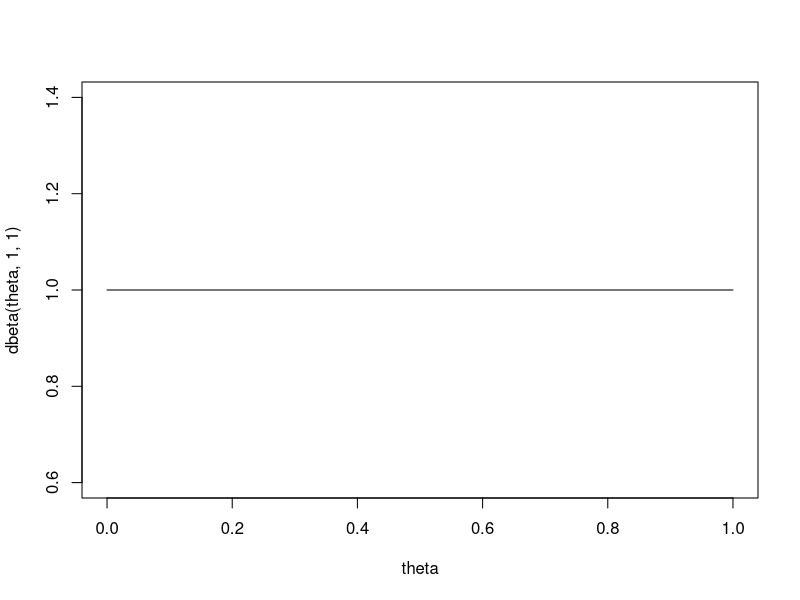
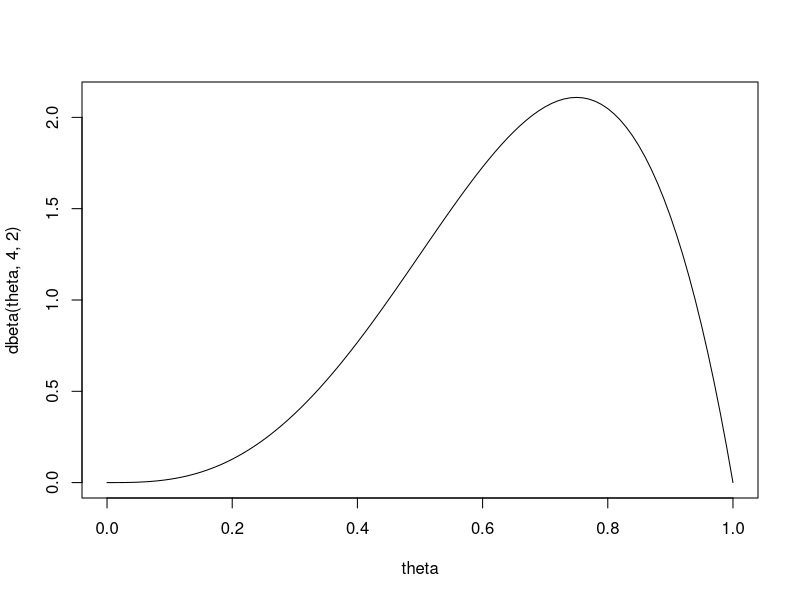
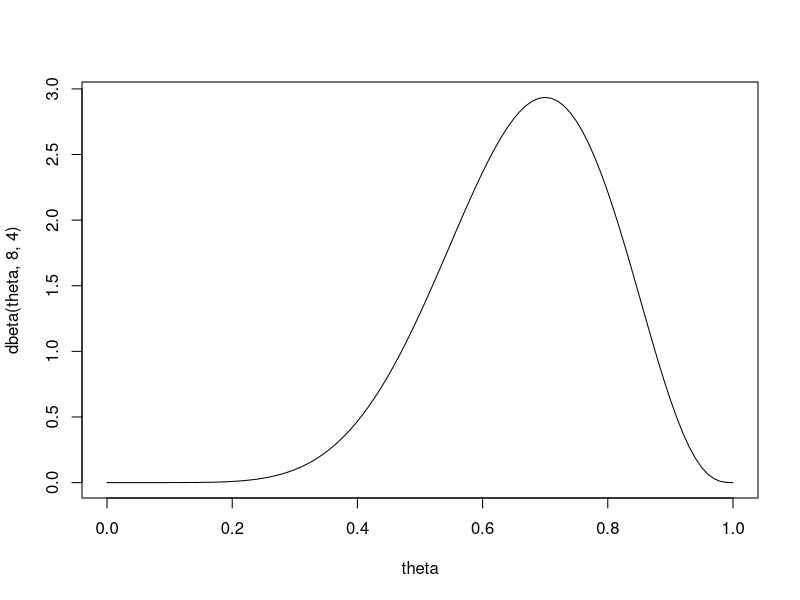
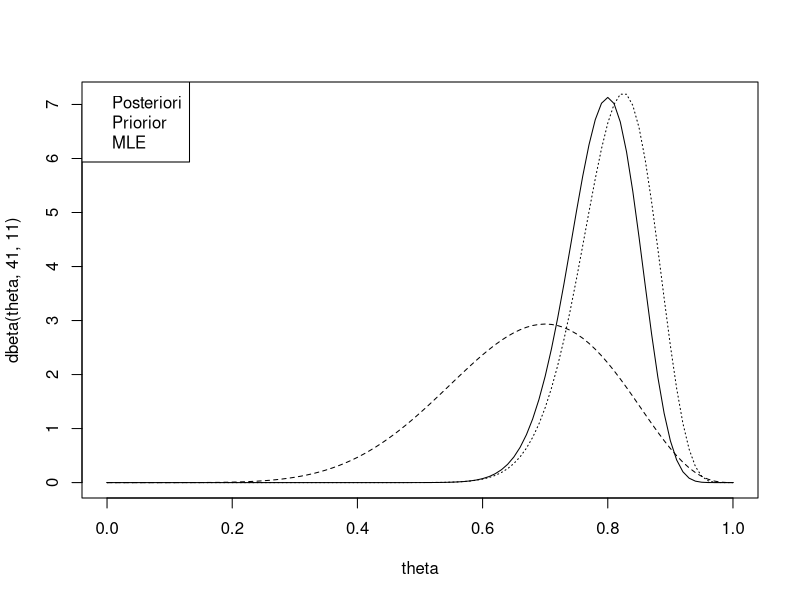
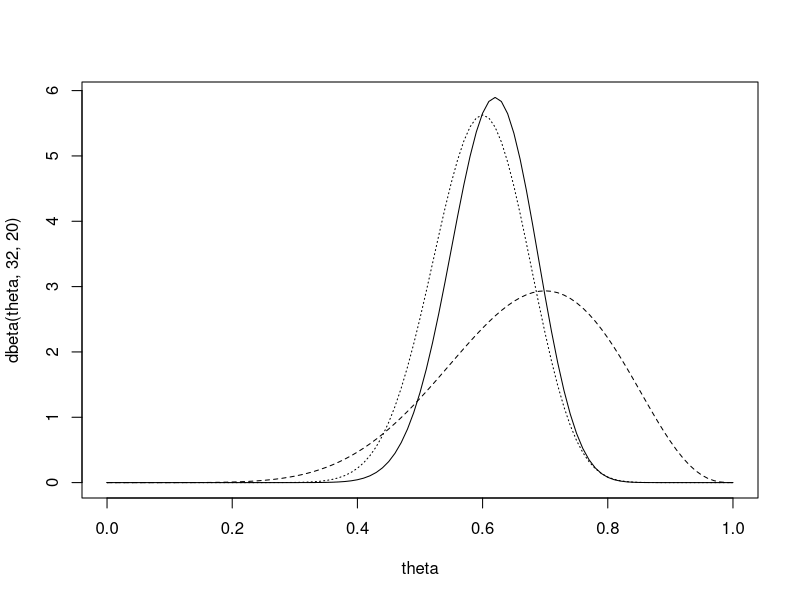

The R source for these figures, in order:
## ---- chunk 1
theta=seq(from=0,to=1,by=.01)
plot(theta,dbeta(theta,1,1),type="l")
plot(theta,dbeta(theta,4,2),type="l")
plot(theta,dbeta(theta,8,4),type="l")
## ---- chunk 2
# pbeta returns probability that value is greater then first parameter.
1-pbeta(.25,8,4)
1-pbeta(.5,8,4)
1-pbeta(.8,8,4)
## ---- chunk 3
41/(41+11)  # posterior mean
33/40       # MLE
## ---- chunk 4
# Posterior
plot(theta,dbeta(theta,41,11),type="l")
# Priorior
lines(theta,dbeta(theta,8,4),lty=2)
# plot scaled likelihood for first student
lines(theta,44*dbinom(33,size=40,p=theta),lty=3)
legend("topleft", c("Posteriori", "Priorior", "MLE"))
## ---- chunk 5
1-pbeta(.25,41,11)
1-pbeta(.5,41,11)
1-pbeta(.8,41,11)
## ---- chunk 6
qbeta(.025,41,11)
qbeta(.975,41,11)
## ---- chunk 7
32/(32+20)  # posterior mean
24/40       # MLE
## ---- chunk 8
plot(theta,dbeta(theta,32,20),type="l")
lines(theta,dbeta(theta,8,4),lty=2)
lines(theta,44*dbinom(24,size=40,p=theta),lty=3)
## ---- chunk 9
1-pbeta(.25,32,20)
1-pbeta(.5,32,20)
1-pbeta(.8,32,20)
## ---- chunk 10
qbeta(.025,32,20)
qbeta(.975,32,20)
## ---- chunk 11
# rbeta random samples 1000 points from Beta(41, 11)
theta1=rbeta(1000,41,11)
theta2=rbeta(1000,32,20)
mean(theta1>theta2)
